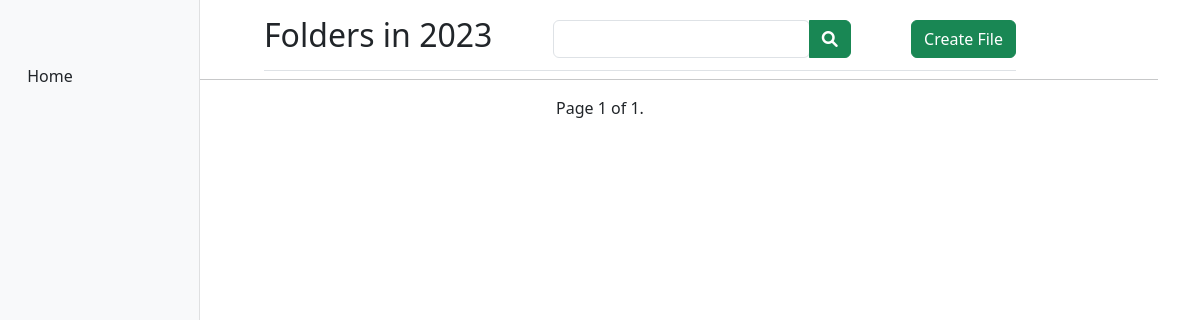
Page /?page=2 on the earlier database version.
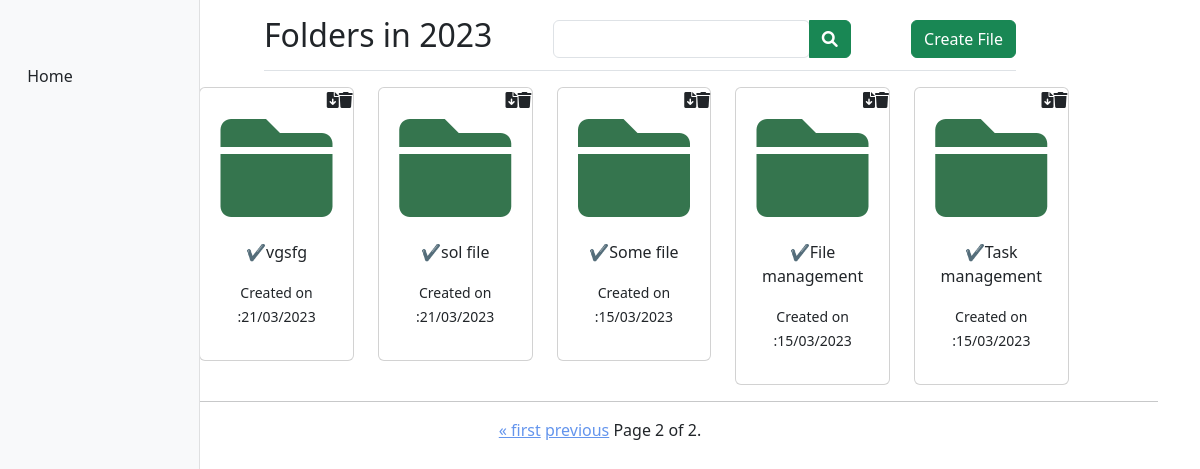
Same page on the later database version.
### core/models.py (models this page shows, shortened)
class FileModel(models.Model):
    folder_name = models.CharField(max_length=100)
    folder = models.FileField(upload_to=' %m/%Y/folders/')
    created_at = models.DateTimeField()
    def formatted_date_created(self):
        return self.created_at.strftime('%d/%m/%Y')

### core/views.py (the view)
# urls.py: path('', views.index, name='index'),
def index(request):
    search_data = request.GET.get('search')
    if search_data:
        datas = FileModel.objects.filter(Q(folder_name__icontains=search_data) | Q(created_at__icontains=search_data))
    else:
        datas = FileModel.objects.all().order_by('-created_at')
    paginator =  Paginator(datas, 6) #get 10 item per page
    page_number = request.GET.get('page')
    page_obj = paginator.get_page(page_number)
    context = {
        'datas':datas,
        'page_obj':page_obj,
    }
    return render(request, 'index.html', context)

### templates/index.html (shortened to what this page needs)
<!DOCTYPE html>
<html lang="en">
<head>
    <link href="https://cdn.jsdelivr.net/npm/bootstrap@5.3.0-alpha1/dist/css/bootstrap.min.css" rel="stylesheet"
>
    <link rel="stylesheet" href="https://cdnjs.cloudflare.com/ajax/libs/font-awesome/6.0.0/css/all.min.css">
</head>
<body>
    <div class="container-fluid">
        <div class="row">
          <nav class="col-md-2 d-none d-md-block bg-light sidebar">
            <div class="sidebar-sticky">
              <ul class="nav flex-column">
                <li class="nav-item">
                  <a class="btn bnt-default nav-link active dashboard" href="/">
                    Home
                  </a>
                </li>
              </ul>
            </div>
          </nav>
        </div>
    </div>
    <section style="margin-left: 20%;">
        <main role="main" class="col-md-9 ml-sm-auto col-lg-10 px-4">
            <div class="d-flex justify-content-between flex-wrap flex-md-nowrap align-items-center pt-3 pb-2 mb-3 border-bottom">
                <h1 class="h2">Folders in 2023</h1>
                <form action="{% url 'index' %}">
                  <span class="mt-3 inputs">
                  <div class="input-group">
                    <div class="form-outline">
                      <input type="search" id="form1" class="form-control" name="search"/>
                    </div>
                    <button type="submit" class="btn btn-success">
                      <i class="fas fa-search"></i>
                    </button>
                  </div>
              </span>
            </form>
              <a href="/add_folder" class="btn btn-success" data-toggle="modal" data-target="#add_folder">
                  Create File
              </a>
            </div>
        </main>
    </section>
    <div class="container">
        <div class="row row-cols-6 g-4 justify-content-center" style="margin-left: 5%;">
          {% for data in page_obj %}
            <div class="col text-center">
              <div class="card">
                <span class="align-items-right">
                  <a href="delete/{{data.id}}" style="float: right;" onclick="return confirm('Are you sure you want to delete this?')"><i class="fa-solid fa-trash"></i></a>
                  <a href="download/{{data.id}}"class="" style="float: right;"><i class="fa-solid fa-file-arrow-down"></i></a>
                </span>
                <i class="fa-solid fa-folder folder-font"></i>
                <span class="card-body">
                  <p class="">✔{{data.folder_name}}</p>
                  <p><small>Created on :{{data.formatted_date_created}}</small></p>
                </span>
              </div>
            </div>
            {% endfor %}
          </div>
          <hr>
          <div class="pagination justify-content-center">
            <span class="step-links">
                {% if page_obj.has_previous %}
                    <a href="?page=1">&laquo; first</a>
                    <a href="?page={{ page_obj.previous_page_number }}">previous</a>
                {% endif %}
                <span class="current">
                    Page {{ page_obj.number }} of {{ page_obj.paginator.num_pages }}.
                </span>
            </span>
        </div>
</body>
</html>

### templates/index.html (style rules this page uses)
.dashboard { width: 50%; text-decoration: none; border: none; }
.folder-font { font-size: 7rem; color: #35754e; }
.card { transition: transform 0.3s ease; }
.sidebar { position: fixed; top: 0; bottom: 0; left: 0; z-index: 100; padding: 48px 0 0; box-shadow: inset -1px 0 0 rgba(0, 0, 0, .1); }
.sidebar-sticky { position: relative; top: 0; height: calc(100vh - 48px); padding-top: .5rem; overflow-x: hidden; }
a { color: inherit; }
.pagination a { color: cornflowerblue; }

Differences in the rows shown:
added FileModel: folder_name "vgsfg", formatted_date_created "21/03/2023"
added FileModel: folder_name "sol file", formatted_date_created "21/03/2023"
added FileModel: folder_name "Some file", formatted_date_created "15/03/2023"
added FileModel: folder_name "File management", formatted_date_created "15/03/2023"
added FileModel: folder_name "Task management", formatted_date_created "15/03/2023"
Other differences:
{{ page_obj.number }}: "1" → "2"
{{ page_obj.paginator.num_pages }}: "1" → "2"
text now shown: "« first previous"
